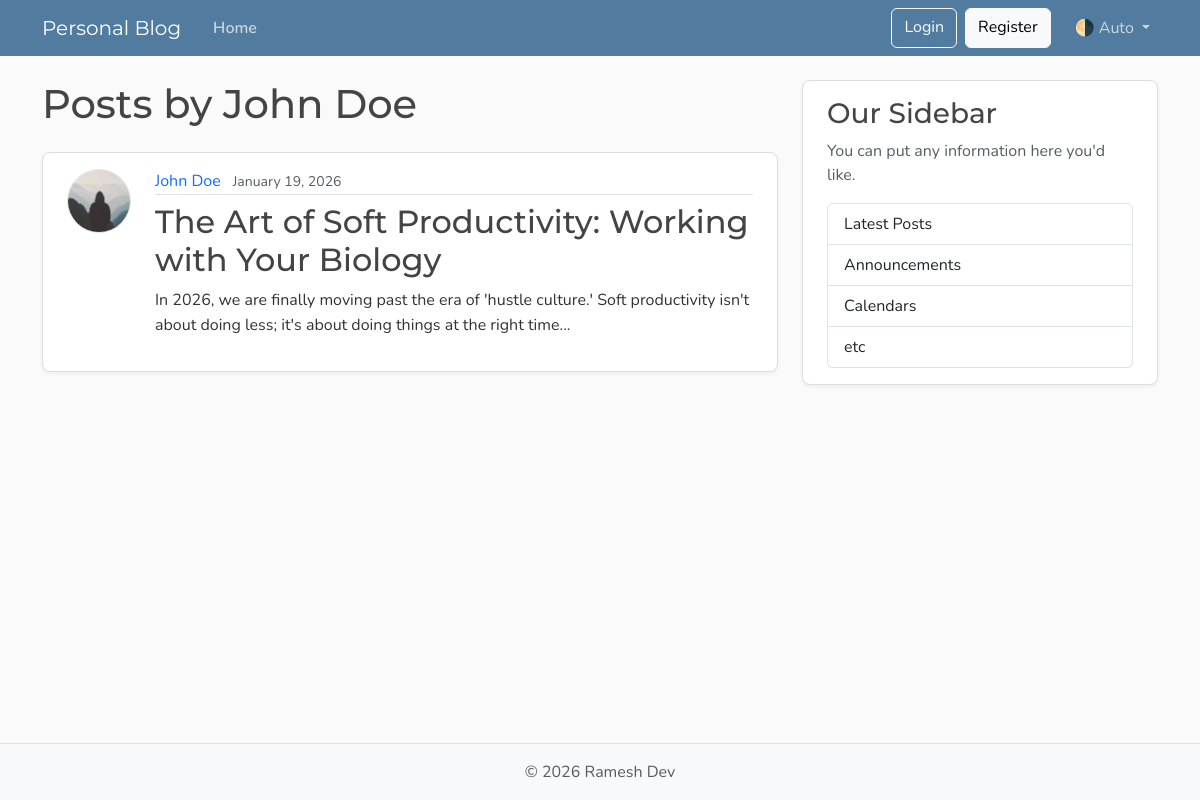
The page /users/1/posts on the database its author committed.
### models.py (models this page shows, shortened)
class User(Base):
    __tablename__ = "users"
    id: Mapped[int] = mapped_column(Integer, primary_key=True, index=True)
    username: Mapped[str] = mapped_column(String(50), unique=True, nullable=False)
    email: Mapped[str] = mapped_column(String(120), unique=True, nullable=False)
    image_file: Mapped[str | None] = mapped_column(
        String(200),
        nullable=True,
        default=None,
    )
    posts: Mapped[list[Post]] = relationship(
        back_populates="author",
        cascade="all, delete-orphan",
    )

class Post(Base):
    __tablename__ = "posts"
    id: Mapped[int] = mapped_column(Integer, primary_key=True, index=True)
    title: Mapped[str] = mapped_column(String(100), nullable=False)
    content: Mapped[str] = mapped_column(Text, nullable=False)
    user_id: Mapped[int] = mapped_column(
        ForeignKey("users.id"),
        nullable=False,
        index=True,
    )
    date_posted: Mapped[datetime] = mapped_column(
        DateTime(timezone=True),
        default=lambda: datetime.now(UTC),
    )
    author: Mapped[User] = relationship(back_populates="posts")

### main.py (the view)
@app.get("/users/{user_id}/posts", include_in_schema=False, name="user_posts")
def user_posts_page(
    request: Request,
    user_id: int,
    db: Annotated[Session, Depends(get_db)],
):
    result = db.execute(select(models.User).where(models.User.id == user_id))
    user = result.scalars().first()
    if not user:
        raise HTTPException(
            status_code=status.HTTP_404_NOT_FOUND,
            detail="User not found",
        )
    result = db.execute(select(models.Post).where(models.Post.user_id == user_id))
    posts = result.scalars().all()
    return templates.TemplateResponse(
        request,
        "user_posts.html",
        {"posts": posts, "user": user, "title": f"{user.username}'s Posts"},
    )

### templates/user_posts.html
{% extends "layout.html" %}
{% block content %}
  <h1 class="mb-4">Posts by {{ user.username }}</h1>
  {% for post in posts %}
    <article class="content-section py-3 px-4 mb-4">
      <div class="d-flex align-items-start gap-4">
        <img class="rounded-circle article-img flex-shrink-0"
             src="{{ post.author.image_path }}"
             alt="{{ post.author.username }}'s profile picture"
             width="64"
             height="64"
             loading="lazy">
        <div class="flex-grow-1">
          <div class="article-metadata mb-2">
            <a class="me-2"
               href="{{ url_for('user_posts', user_id=post.author.id) }}">{{ post.author.username }}</a>
            <small class="text-body-secondary">{{ post.date_posted.strftime("%B %d, %Y") }}</small>
          </div>
          <h2>
            <a class="article-title"
               href="{{ url_for('post_page', post_id=post.id) }}">{{ post.title }}</a>
          </h2>
          <p class="article-content">{{ post.content }}</p>
        </div>
      </div>
    </article>
  {% else %}
    <p class="text-body-secondary">No posts by this user yet.</p>
  {% endfor %}
{% endblock content %}

### static/css/main.css (style rules this page uses)
:root { --font-heading: "Montserrat", system-ui, -apple-system, BlinkMacSystemFont, sans-serif; --font-body: "Nunito", system-ui, -apple-system, BlinkMacSystemFont, sans-serif; --color-bg-body: #fafafa; --color-bg-content: #ffffff; --color-text-primary: #333333; --color-text-heading: #444444; --color-steel: #527c9f; --color-nav-link: #cbd5db; --color-nav-link-hover: #ffffff; --color-link-hover: #428bca; --color-border: #dddddd; --color-border-light: #e3e3e3; --spacing-xl: 5rem; --article-img-size: 4rem; --account-img-size: 7.813rem; }
body { font-family: var(--font-body); background: var(--color-bg-body); color: var(--color-text-primary); }
h1, h2, h3, h4, h5, h6 { font-family: var(--font-heading); color: var(--color-text-heading); }
a { text-decoration: none; }
.content-section { background: var(--color-bg-content); border: 1px solid var(--color-border); border-radius: 0.5rem; box-shadow: 0 2px 4px rgba(15, 23, 42, 0.05); transition: box-shadow 0.15s ease, transform 0.15s ease, border-color 0.15s ease; padding: 1.5rem; }
.article-title { color: var(--color-text-heading); transition: color 0.2s ease-in-out; }
.article-content { white-space: pre-line; font-size: 1.25rem; }
.article-img { height: var(--article-img-size); width: var(--article-img-size); flex-shrink: 0; object-fit: cover; border: 1px solid var(--color-border-light); box-shadow: 0 0 0 2px var(--color-bg-content); }
.article-metadata { padding-bottom: 0.063rem; border-bottom: 1px solid var(--color-border-light); }
.article-metadata a { transition: color 0.2s ease-in-out; }
.article-title { transition: color 0.2s ease-in-out; }
.article-content { white-space: pre-line; font-size: 1rem; line-height: 1.6; color: var(--color-text-primary); margin-bottom: 1rem; }

### rows shown on the page
User: username "John Doe"
Post: author.username "John Doe", date_posted "January 19, 2026", title "The Art of Soft Productivity: Working with Your Biology", content "In 2026, we are finally moving past the era of 'hustle culture.' Soft productivity isn't about doing less; it's about doing things at the right time..."
